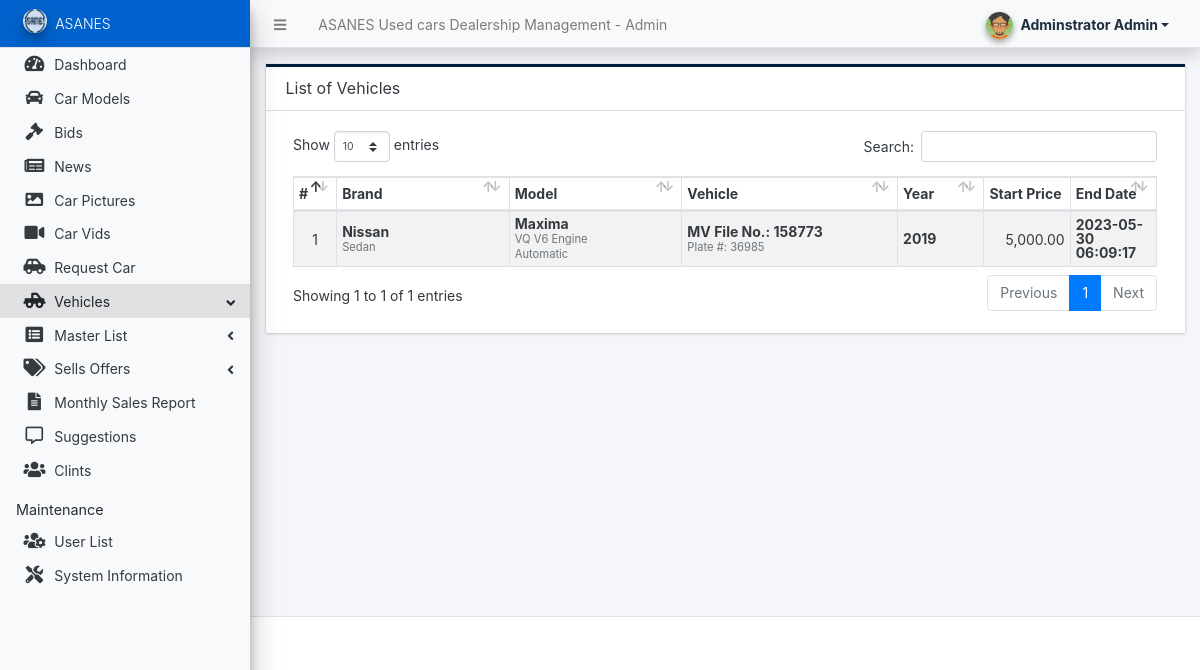
/admin/?page=BiddingCars (signed in), run on the app's committed database.
### tables this page shows
CREATE TABLE `biddingcars` (
  `id` int(11) NOT NULL,
  `model_id` int(30) NOT NULL,
  `mv_number` int(11) NOT NULL,
  `plate_number` int(11) NOT NULL,
  `variant` varchar(50) NOT NULL,
  `mileage` varchar(20) NOT NULL,
  `engine_number` varchar(100) NOT NULL,
  `chasis_number` varchar(100) NOT NULL,
  `start_bid` float NOT NULL DEFAULT 0,
  `Year` int(4) NOT NULL,
  `Description` varchar(700) NOT NULL,
  `Technologies` varchar(500) DEFAULT NULL,
  `Cylinder` varchar(50) NOT NULL,
  `Pic` varchar(100) NOT NULL,
  `bid_end_datetime` datetime NOT NULL,
  `status` tinyint(1) NOT NULL DEFAULT 0,
  `delete_flag` tinyint(1) NOT NULL DEFAULT 0 COMMENT '0 = Available, 1=Sold',
  `date_created` datetime NOT NULL DEFAULT current_timestamp(),
  `date_updated` datetime NOT NULL DEFAULT current_timestamp()
);

CREATE TABLE `brand_list` (
  `id` int(30) NOT NULL,
  `name` text NOT NULL,
  `status` tinyint(1) NOT NULL DEFAULT 1,
  `delete_flag` tinyint(1) NOT NULL DEFAULT 0,
  `date_created` datetime NOT NULL DEFAULT current_timestamp(),
  `date_updated` datetime NOT NULL DEFAULT current_timestamp() ON UPDATE current_timestamp()
);

CREATE TABLE `car_type_list` (
  `id` int(30) NOT NULL,
  `name` text NOT NULL,
  `status` tinyint(1) NOT NULL DEFAULT 1,
  `delete_flag` tinyint(1) NOT NULL DEFAULT 0,
  `date_created` datetime NOT NULL DEFAULT current_timestamp(),
  `date_updated` datetime NOT NULL DEFAULT current_timestamp() ON UPDATE current_timestamp()
);

CREATE TABLE `model_list` (
  `id` int(30) NOT NULL,
  `brand_id` int(30) NOT NULL,
  `model` text NOT NULL,
  `engine_type` text NOT NULL,
  `transmission_type` text NOT NULL,
  `car_type_id` int(30) NOT NULL,
  `status` tinyint(1) NOT NULL DEFAULT 1,
  `delete_flag` tinyint(1) NOT NULL DEFAULT 0,
  `date_created` datetime NOT NULL DEFAULT current_timestamp(),
  `date_updated` datetime NOT NULL DEFAULT current_timestamp() ON UPDATE current_timestamp()
);

### admin/BiddingCars/index.php (the view, shortened to what this page needs)
<div class="card card-outline rounded-0 card-navy">
	<div class="card-header">
		<h3 class="card-title">List of Vehicles</h3>
	</div>
	<div class="card-body">
        <div class="container-fluid">
			<table class="table table-hover table-striped table-bordered" id="list">
				<colgroup>
					<col width="5%">
					<col width="20%">
					<col width="20%">
					<col width="25%">
					<col width="10%">
					<col width="10%">
					<col width="10%">
				</colgroup>
				<thead>
					<tr>
						<th>#</th>
						<th>Brand</th>
						<th>Model</th>
						<th>Vehicle</th>
						<th>Year</th>
						<th>Start Price</th>
						<th>End Date</th>
					</tr>
				</thead>
				<tbody>
					<?php
					$i = 1;
						$qry = $conn->query("SELECT v.* , m.model, m.engine_type, m.transmission_type, b.name as `brand`, ct.name as `car_type` , Year  from `biddingcars` v inner join model_list m on v.model_id = m.id inner join brand_list b on m.brand_id = b.id inner join car_type_list ct on m.car_type_id = ct.id where v.status = 0 and v.delete_flag = 0 order by abs(unix_timestamp(v.date_created)) asc ");
						while($row = $qry->fetch_assoc()):
					?>
						<tr>
							<td class="text-center"><?php echo $i++; ?></td>
							<td class="">
								<div style="line-height:1em">
									<div><b><?= $row['brand'] ?></b></div>
									<div><small class="text-muted"><?= $row['car_type'] ?></small></div>
								</div>
							</td>
							<td class="">
								<div style="line-height:1em">
									<div><b><?= $row['model'] ?></b></div>
									<div><small class="text-muted"><?= $row['engine_type'] ?></small></div>
									<div><small class="text-muted"><?= $row['transmission_type'] ?></small></div>
								</div>
							</td>
							<td class="">
								<div style="line-height:1em">
									<div><b>MV File No.: <?= $row['mv_number'] ?></b></div>
									<div><small class="text-muted">Plate #: <?= $row['plate_number'] ?></small></div>
								</div>
							</td>
							<td class="">
								<div style="line-height:1em">
									<div><b> <?= $row['Year'] ?></b></div>
								</div>
							</td>
							<td class="text-right"><?= number_format($row['start_bid'], 2) ?></td>
							<td class="">
								<div style="line-height:1em">
									<div><b> <?= $row['bid_end_datetime'] ?></b></div>
								</div>
							</td>
						</tr>
					<?php endwhile; ?>
				</tbody>
			</table>
		</div>
	</div>
</div>

### data on the page
biddingcars: brand_list.name "Nissan", car_type_list.name "Sedan", model.model "Maxima", model.engine_type "VQ V6 Engine", model.transmission_type "Automatic", mv_number "158773", plate_number "36985", Year "2019", start_bid "5,000.00", bid_end_datetime "2023-05-30 06:09:17"

### other printed values
$_settings->info('name') "ASANES Used cars Dealership Management"
$_settings->userdata('firstname').' '.$_settings->userdata('lastname') "Adminstrator Admin"
$_settings->info('short_name') "ASANES"
